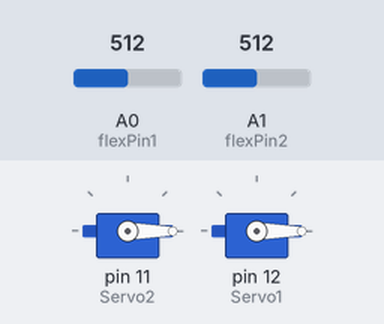
This sketch was run on a simulated Arduino Uno, built with avr-gcc and run on an emulated ATmega328P. Parts: 2 × servo. Inputs (shaded band) come from the test bench; at power-on: A0 (flexPin1) = 512, A1 (flexPin2) = 512.

Above: at 1.2 s.
1.3 s: A0 (flexPin1) set to 900
At 2.5 s:
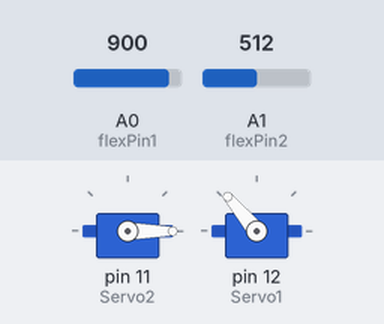
2.8 s: A1 (flexPin2) set to 900
At 3.6 s:
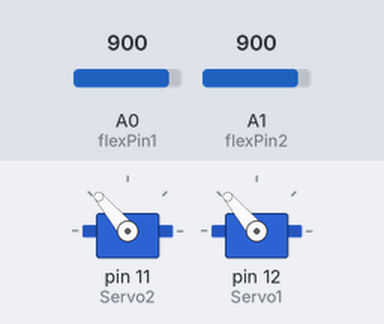
4.3 s: A0 (flexPin1) set to 1023
At 5.3 s:
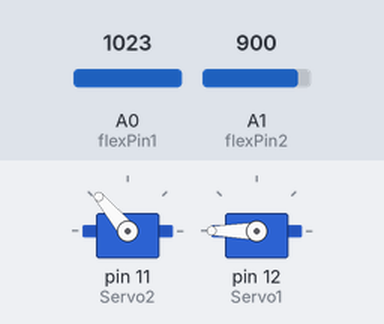
5.8 s: A1 (flexPin2) set to 1023
At 6.2 s:
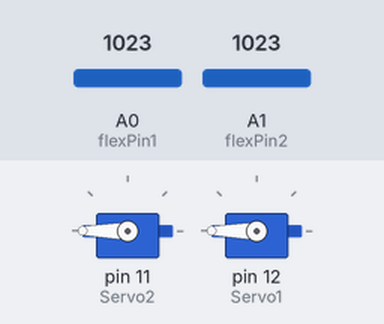
7.3 s: A0 (flexPin1) set to 716
At 8.3 s:
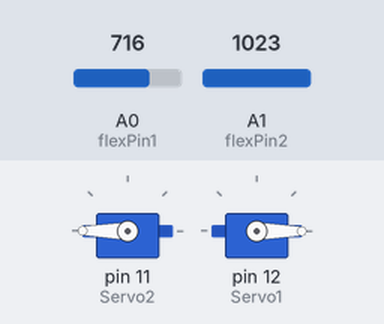
8.8 s: A1 (flexPin2) set to 900
At 9.2 s:
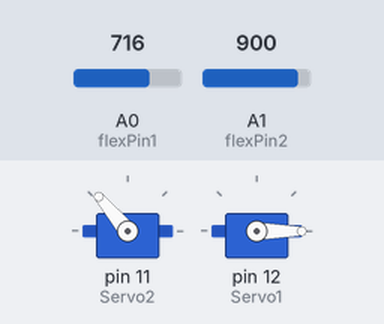
Timing chart, 0 to 11.3 s (numbered marks = the images above; inputs shaded):
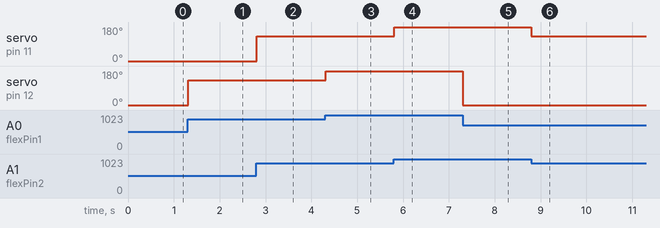

The sketch:

SENSOR_FLEX.ino
```cpp
#include <Servo.h>
Servo Servo1;
Servo Servo2;
# define flexPin1 A0
# define flexPin2 A1

void setup()
{
  Servo2.attach(11);
  Servo1.attach(12);
  Serial.begin(9600);
}

void loop()
{
  int flexValor1,flexValor2;
  int servoPosicion1,servoPosicion2;

  flexValor1 = analogRead(flexPin1);
  servoPosicion1 = map(flexValor1, 770, 950, 0, 180);
  Servo1.write(servoPosicion1);

  flexValor2 = analogRead(flexPin2);
  servoPosicion2 = map(flexValor2, 770, 950, 0, 180);
  Servo2.write(servoPosicion2);

  delay(20);
}
```

Measured:
- after the input at 1.3 s, servo on pin 12 (Servo1): 0° → 130° at once
- after the input at 2.8 s, servo on pin 11 (Servo2): 0° → 130° at once
- after the input at 4.3 s, servo on pin 12 (Servo1): 130° → 180° at once
- after the input at 5.8 s, servo on pin 11 (Servo2): 130° → 180° at once
- after the input at 7.3 s, servo on pin 12 (Servo1): 180° → 0° at once
- after the input at 8.8 s, servo on pin 11 (Servo2): 180° → 130° at once
